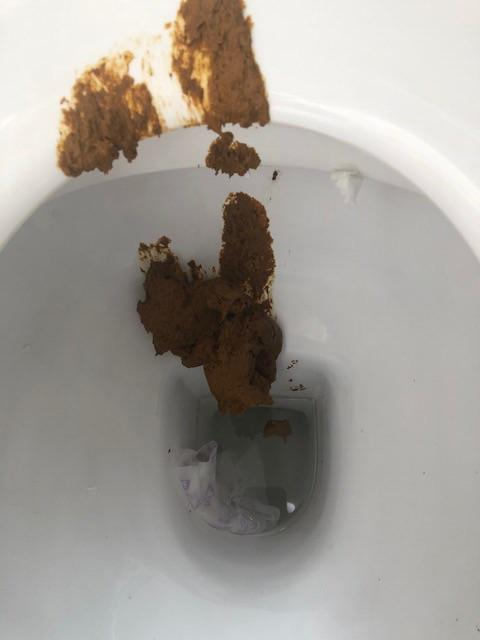
#> input picture stool3.jpg, 480 x 640 px, found by its file name
$ python thickness.py
#> lines starting #> are read from the running program, lines starting #| are printed output that depends on the picture; after the words box and inside, x2 and y2 are one past the last pixel; in counts of white or black regions, pixels touching at a corner belong together
### DominantColor/test_convolution.py
import numpy as np
import cv2
import matplotlib.pyplot as plt


def convolution(image, kernel, average=False, verbose=False):
    if len(image.shape) == 3:
        print("Found 3 Channels : {}".format(image.shape))
        image = cv2.cvtColor(image, cv2.COLOR_BGR2GRAY)
        print("Converted to Gray Channel. Size : {}".format(image.shape))
    else:
        print("Image Shape : {}".format(image.shape))

    print("Kernel Shape : {}".format(kernel.shape))

    if verbose:
        plt.imshow(image, cmap='gray')
        plt.title("Image")
        plt.show()

    image_row, image_col = image.shape
    kernel_row, kernel_col = kernel.shape

    output = np.zeros(image.shape)

    pad_height = int((kernel_row - 1) / 2)
    pad_width = int((kernel_col - 1) / 2)

    padded_image = np.zeros((image_row + (2 * pad_height), image_col + (2 * pad_width)))

    padded_image[pad_height:padded_image.shape[0] - pad_height, pad_width:padded_image.shape[1] - pad_width] = image

    if verbose:
        plt.imshow(padded_image, cmap='gray')
        plt.title("Padded Image")
        plt.show()

    for row in range(image_row):
        for col in range(image_col):
            output[row, col] = np.sum(kernel * padded_image[row:row + kernel_row, col:col + kernel_col])
            if average:
                output[row, col] /= kernel.shape[0] * kernel.shape[1]

    print("Output Image size : {}".format(output.shape))

    if verbose:
        plt.imshow(output, cmap='gray')
        plt.title("Output Image using {}X{} Kernel".format(kernel_row, kernel_col))
        plt.show()

    return output

### DominantColor/test_sobel.py
import numpy as np
import matplotlib.pyplot as plt
from test_convolution import convolution


def sobel_edge_detection(image, filter, convert_to_degree=False, verbose=False):

    new_image_x = convolution(image, filter, verbose)
    new_image_y = convolution(image, np.flip(filter.T, axis=0), verbose)

    gradient_magnitude = np.sqrt(np.square(new_image_x) + np.square(new_image_y))
    gradient_magnitude *= 255.0 / gradient_magnitude.max()

    if verbose:
        plt.imshow(gradient_magnitude, cmap='gray')
        plt.title("Gradient Magnitude")
        plt.show()

    gradient_direction = np.arctan2(new_image_y, new_image_x)

    if convert_to_degree:
        gradient_direction = np.rad2deg(gradient_direction)
        gradient_direction += 180

    return gradient_magnitude, gradient_direction

### DominantColor/thickness.py
# Import the necessary libraries
import cv2
import numpy as np
from test_sobel import sobel_edge_detection
import matplotlib.pyplot as plt

def abline(slope, intercept):
    """Plot a line from slope and intercept"""
    axes = plt.gca()
    x_vals = np.array(axes.get_xlim())
    y_vals = intercept + slope * x_vals
    plt.plot(x_vals, y_vals, '--')

# Read the image as a grayscale image
img = cv2.imread('stool3.jpg')
#> img is the input picture: shape (640, 480, 3); mean B, G, R 150.3, 156.8, 161.7
#cv2.imshow("original",img)
img = cv2.GaussianBlur(img, (7,7), 0)
hsv = cv2.cvtColor(img, cv2.COLOR_BGR2HSV)
#> hsv: shape (640, 480, 3); mean H, S, V 26.5, 26.1, 162

lower_stool = (0,80,0)
upper_stool = (120,255,120)
stool_ = cv2.inRange(hsv, lower_stool, upper_stool)
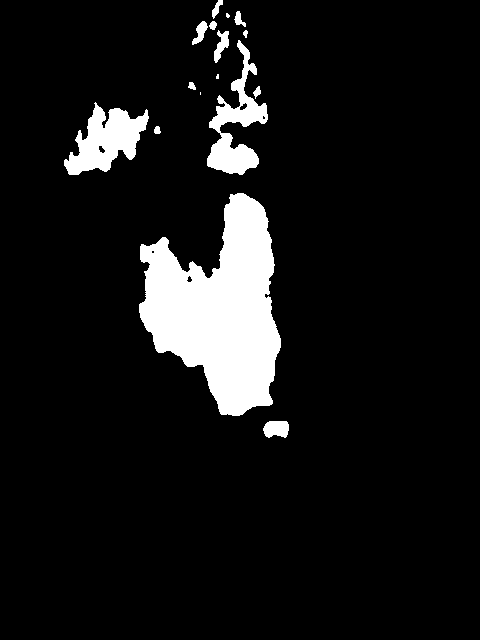
#> stool_: shape (640, 480); 8.6% white; 16 white regions (3 under 20 px), largest, box (x1, y1, x2, y2) and area: (139, 193, 281, 416) 18839, (64, 102, 149, 175) 3223, (207, 40, 268, 175) 3003
whole = cv2.bitwise_and(hsv, hsv, mask = stool_)
#> whole: shape (640, 480, 3); mean H, S, V 1.1, 11.6, 5.8
whole = cv2.cvtColor(whole, cv2.COLOR_HSV2BGR)
wholeCount = cv2.cvtColor(whole, cv2.COLOR_BGR2GRAY)

# Threshold the image
ret,th = cv2.threshold(wholeCount, 10, 255, 0)
kernel2 = np.ones((11, 11), np.uint8)
morph1 = cv2.morphologyEx(th, cv2.MORPH_CLOSE, kernel2)
#> morph1: shape (640, 480); 9.1% white; 7 white regions (2 under 20 px), largest, box (x1, y1, x2, y2) and area: (139, 193, 281, 416) 19189, (192, 0, 268, 175) 4660, (64, 102, 161, 175) 3624, (263, 421, 289, 438) 379, (188, 82, 196, 90) 44
morph2 = cv2.morphologyEx(morph1, cv2.MORPH_OPEN, kernel2)
#> morph2: shape (640, 480); 8.6% white; 6 white regions, box (x1, y1, x2, y2) and area: (140, 194, 280, 415) 19100, (67, 109, 149, 174) 3438, (208, 80, 267, 174) 3032, (265, 421, 288, 437) 357, (217, 31, 229, 48) 204, (243, 63, 255, 75) 143

#canny edge detail
edge_filter = np.array([[-1, 0, 1], [-2, 0, 2], [-1, 0, 1]])
gradient_magnitude, gradient_direction = sobel_edge_detection(morph2, edge_filter, convert_to_degree=True, verbose="verbose")
#| Image Shape : (640, 480)
#> in convolution, `padded_image[pad_height:padded_image.shape[0] - pad_height, pad_width:..`: padded_image: shape (642, 482) float64; 8.5% white; 6 white regions, box (x1, y1, x2, y2) and area: (141, 195, 281, 416) 19100, (68, 110, 150, 175) 3438, (209, 81, 268, 175) 3032, (266, 422, 289, 438) 357, (218, 32, 230, 49) 204, (244, 64, 256, 76) 143
#> after the loop in convolution, `for row in range(image_row):`:
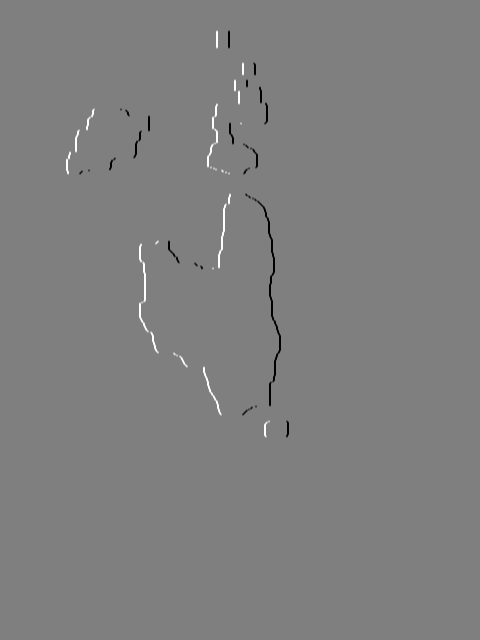
#> output: shape (640, 480) float64; min -113.3, max 113.3, mean 0; drawn with min black and max white
#| Output Image size : (640, 480)
#| Image Shape : (640, 480)
#| Kernel Shape : (3, 3)
#| Output Image size : (640, 480)
#> in sobel_edge_detection, `gradient_magnitude *= 255.0 / gradient_magnitude.max()`:
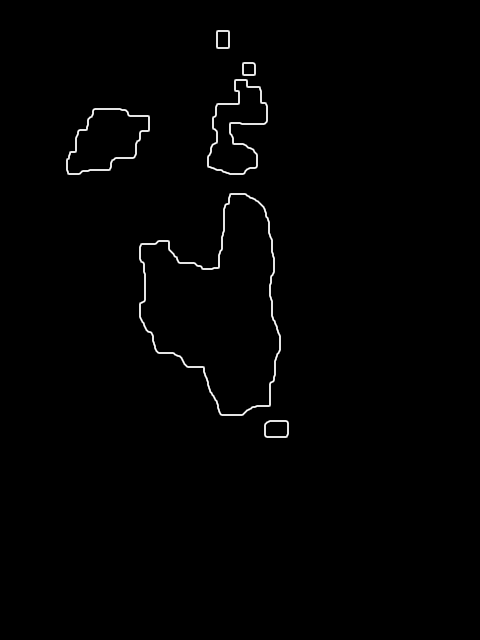
#> gradient_magnitude: shape (640, 480) float64; min 0, max 255, mean 2.2


#canny edge
canny = cv2.Canny(morph2,50,200)
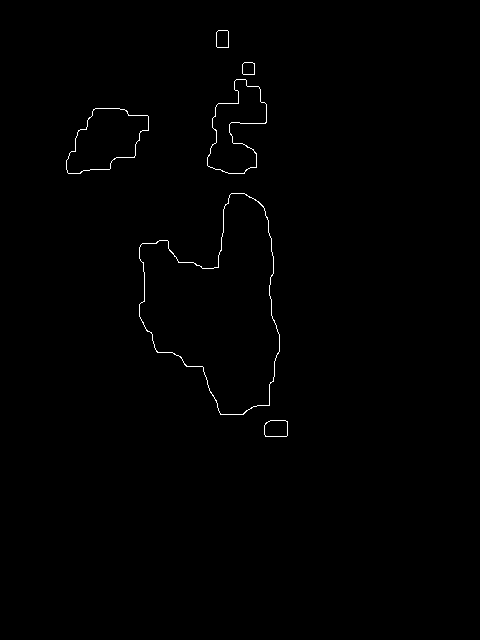
#> canny: shape (640, 480); 0.47% white in thin lines or dots, all inside (x1, y1, x2, y2) = (66, 30, 288, 437)

contours, hierarchy = cv2.findContours(canny, 2,1)
#> contours = 12 contours; largest, box (x1, y1, x2, y2) and area: (139, 193, 280, 415) 19118, (139, 193, 280, 415) 19073, (66, 108, 149, 174) 3442, (66, 108, 149, 174) 3431, (207, 79, 267, 174) 3036

# 미분 변화 가장 급격한 방향의 직선을 구하여 skeleton과의 교점을 구해 그 두점사이의
# 거리를 계산한다.

points = 5
length = len(contours)
#> length = 12
background = np.zeros(morph2.shape,np.uint8)
for i in range(length):

        #print("i는" , i)
        cv2.drawContours(background, [contours[i]], 0, (255, 255, 255), 2)
        # 경계선 포인트 정하
        for j in range(points):
            step = int( len(contours[i])/points ) * j
            cv2.circle(background, tuple(contours[i][step][0]) , 5 ,(255,255,255),-1)

            # 경계선 포인트 직선 그리기
            xd = contours[i][step][0][0] - contours[i][step+1][0][0]
            yd = contours[i][step][0][1]- contours[i][step+1][0][1]
            slope = -1*xd/yd
            x = (contours[i][step][0][0] + contours[i][step+1][0][0]) /2
            y = (contours[i][step][0][1] + contours[i][step+1][0][1]) /2

            intercept = y - slope * x
            abline(slope,intercept)
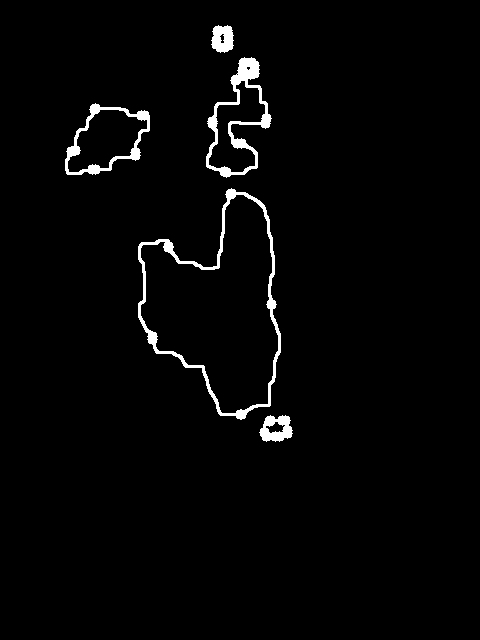
#> background: shape (640, 480); 2.2% white; 5 white regions, box (x1, y1, x2, y2) and area: (138, 188, 281, 420) 2560, (206, 57, 272, 178) 1820, (65, 103, 150, 175) 1180, (259, 415, 293, 442) 573, (211, 25, 234, 53) 485

# Step 1: Create an empty skeleton
size = np.size(morph2)
#> size = 307200
skel = np.zeros(morph2.shape, np.uint8)

# Get a Cross Shaped Kernel
kernel = cv2.getStructuringElement(cv2.MORPH_CROSS, (3,3))
#> kernel = [[0, 1, 0], [1, 1, 1], [0, 1, 0]]

# Repeat steps 2-4
while True:
    #Step 2: Open the image
    open = cv2.morphologyEx(morph2, cv2.MORPH_OPEN, kernel)
    #Step 3: Substract open from the original image
    temp = cv2.subtract(morph2, open)
    #Step 4: Erode the original image and refine the skeleton
    eroded = cv2.erode(morph2, kernel)
    skel = cv2.bitwise_or(skel,temp)
    morph2 = eroded.copy()
    # Step 5: If there are no white pixels left ie.. the image has been completely eroded, quit the loop
    if cv2.countNonZero(morph2)==0:
        break
#> morph2: shape (640, 480); every value is 0
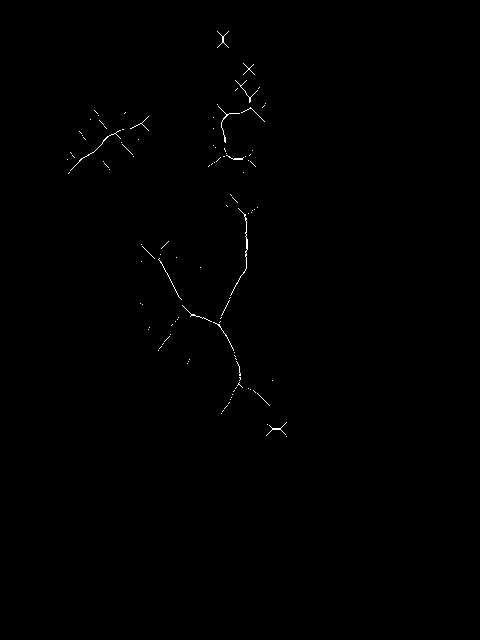
#> skel: shape (640, 480); 0.27% white in thin lines or dots, all inside (x1, y1, x2, y2) = (67, 31, 287, 437)

#kernel3= np.ones((3, 3), np.uint8)
#skel = cv2.dilate(skel, kernel3)
#skel = cv2.erode(skel, kernel)

compare = background + skel
#cv2.imshow("contour",background)
#cv2.imshow("skel",skel)
#cv2.imshow("compare",compare)
plt.imshow(compare)
plt.show()
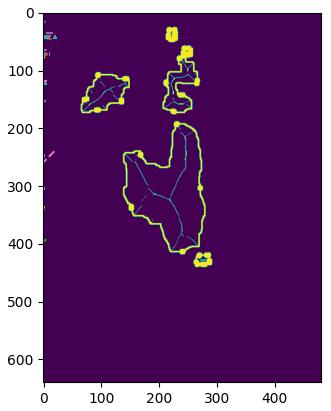
#> figure drawn by matplotlib, 1 panel
# Displaying the final skeleton
cv2.waitKey(0)
cv2.destroyAllWindows()

$ run again, with blood1.jpg copied over stool3.jpg
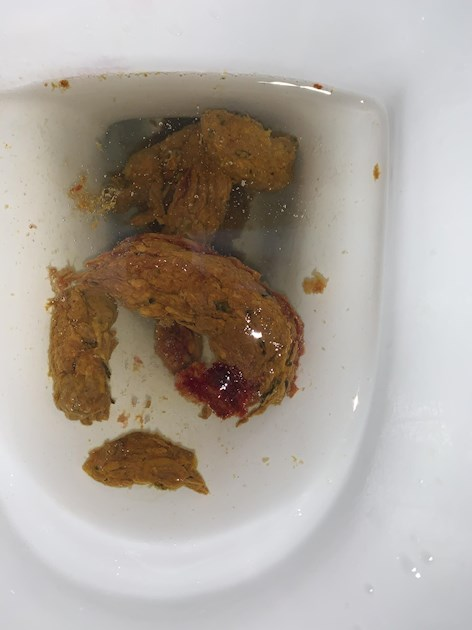
#> input picture blood1.jpg, 472 x 630 px, found by its file name
#> img is the input picture: shape (630, 472, 3); mean B, G, R 156.8, 165.2, 173.6
#> hsv: shape (630, 472, 3); mean H, S, V 62.4, 44.3, 175.4
#> stool_: shape (630, 472); 16.8% white; 24 white regions (16 under 20 px), largest, box (x1, y1, x2, y2) and area: (61, 107, 303, 424) 45816, (95, 431, 199, 489) 3817, (62, 290, 71, 312) 97
#> morph1: shape (630, 472); 18.5% white; 4 white regions (1 under 20 px), largest, box (x1, y1, x2, y2) and area: (58, 103, 303, 424) 50866, (92, 431, 199, 489) 4175, (96, 142, 103, 150) 38
#| Image Shape : (630, 472)
#> padded_image: shape (632, 474) float64; 18.2% white; 2 white regions, box (x1, y1, x2, y2) and area: (65, 108, 303, 420) 50514, (96, 432, 196, 487) 4098
#| Output Image size : (630, 472)
#| Image Shape : (630, 472)
#| Kernel Shape : (3, 3)
#| Output Image size : (630, 472)
#> canny: shape (630, 472); 0.59% white in thin lines or dots, all inside (x1, y1, x2, y2) = (63, 106, 302, 486)
#> contours = 6 contours; box (x1, y1, x2, y2) and area: (63, 106, 302, 419) 50770, (63, 106, 302, 419) 50668, (94, 430, 195, 486) 4076, (94, 430, 195, 486) 4063, (219, 374, 234, 390) 197, (219, 374, 234, 390) 196
#> length = 6
#> after the loop `for i in range(length):`:
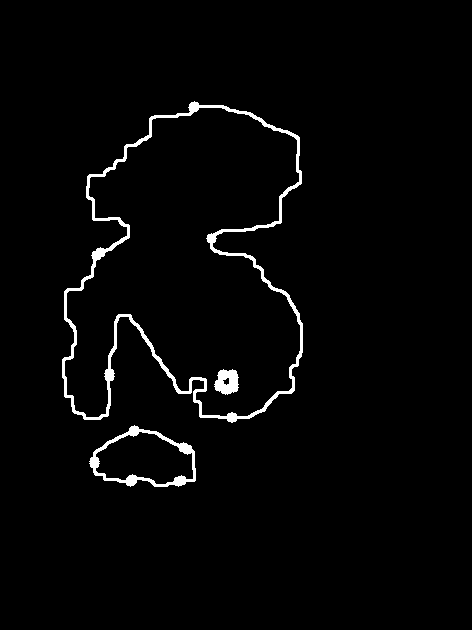
#> background: shape (630, 472); 2.2% white; 3 white regions, box (x1, y1, x2, y2) and area: (62, 101, 303, 423) 4998, (89, 425, 196, 487) 1228, (214, 369, 239, 395) 462
#> size = 297360
#> kernel = [[0, 1, 0], [1, 1, 1], [0, 1, 0]]
#> `plt.show()`:
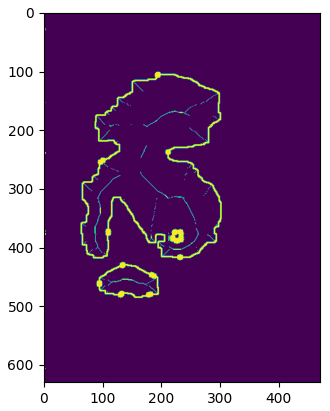
#> figure drawn by matplotlib, 1 panel
